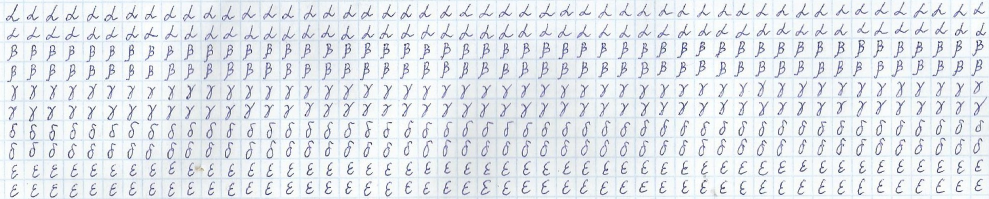
#> input picture NeurNet/ALL_Images/dergach.jpg, 1978 x 397 px, found by its file name (shown at 1/2 size)
$ jupyter execute Script_split.ipynb
#> lines starting #> are read from the running program, lines starting #| are printed output that depends on the picture
## Импортируем библиотеки

[cell 1]
import cv2
import numpy as np
import matplotlib
from matplotlib import pyplot as plt
matplotlib.rcParams['figure.figsize'] = (10,10)

## Импортируем изображение

[cell 2]
im = cv2.imread("/Users/dmitry/dergach.jpg")
#> im is the input picture: shape (397, 1978, 3); mean B, G, R 236.6, 231.3, 226.8

plt.imshow(im)

print("Размер изображения:", str(im.shape[0]) + 'x' + str(im.shape[1]))
#| Размер изображения: 397x1978

На изображении 50 колонок и 10 строка. По 2 строкb на каждый из классов.

Будем брать изображения по 32 пикселя.

[cell 3]
step = 32
line_num = 50
col_num = 10

step_by_class = 5

classes = ['A', 'B', 'D', 'E','G']

## Изменим размер изображения

[cell 4]
need_height = col_num*step
print("Необходимый размер в высоту:", need_height)

need_weight = line_num*step
print("Необходимый размер в ширину:", need_weight)

resized = cv2.resize(im, (need_weight, need_height), interpolation = cv2.INTER_AREA)
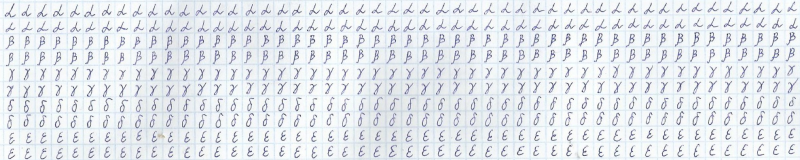
#> resized: shape (320, 1600, 3) (shown at 1/2 size); mean B, G, R 236.6, 231.3, 226.8

plt.imshow(resized)

print("Размер изображения:", str(resized.shape[0]) + 'x' + str(resized.shape[1]))
#| Размер изображения: 320x1600

plt.imshow(resized[1:step-1, 1:step-1])
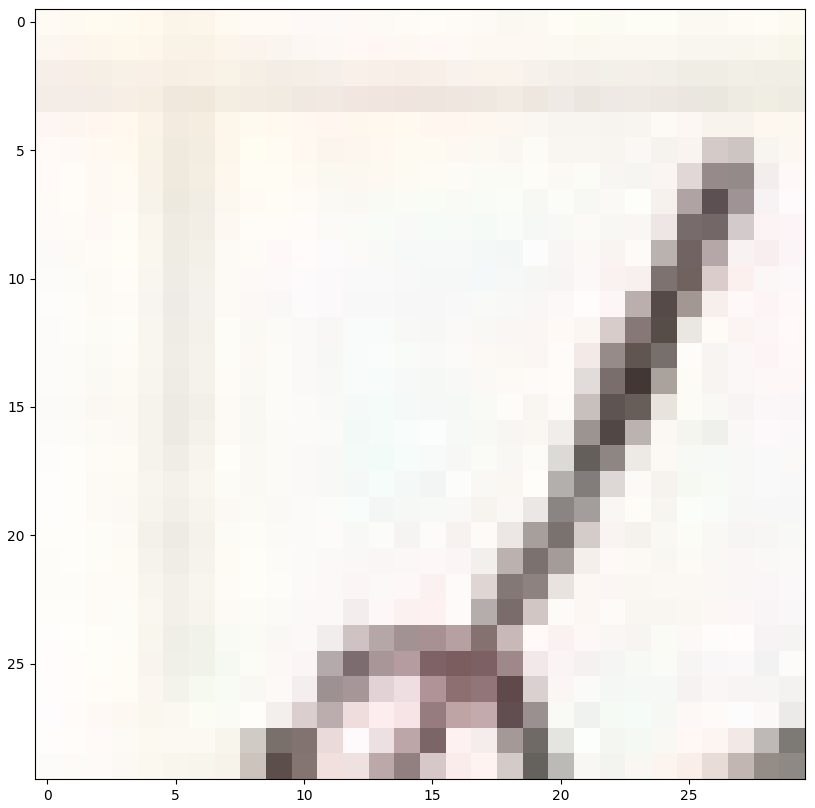
#> figure drawn by matplotlib, 1 panel; B, G, R data is drawn as R, G, B

## Вырежем изображения

[cell 5]
plt.imshow(resized[1:step-1, 1:step-1])


for n in np.arange(len(classes)):
    for i in np.arange(n * step * step_by_class, (n + 1) * step * step_by_class, step):
        for j in np.arange(0, need_weight, step):
            cut = resized[i + 1 : i + step - 1, j + 1 : j + step - 1]
            cv2.imwrite("/Users/dmitry/dergach/" + classes[n] + "/img_" + str(i//step) + "x" + str(j//step) + ".jpg", cut)
#> this loop made 5 passes
#> pass 1, `cv2.imwrite("/Users/dmitry/dergach/" + classes[n] + "/img_" + str(i//s..`:
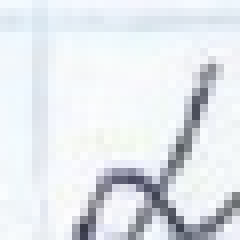
#> saved as img_0x3.jpg: shape (30, 30, 3) (shown 8 times larger); mean B, G, R 236, 231.2, 226.7

## Первый датасет готов!

Сделаем операции аналогичные первому датасету

[cell 6]
im = cv2.imread("/Users/dmitry/moskalenko.jpg")
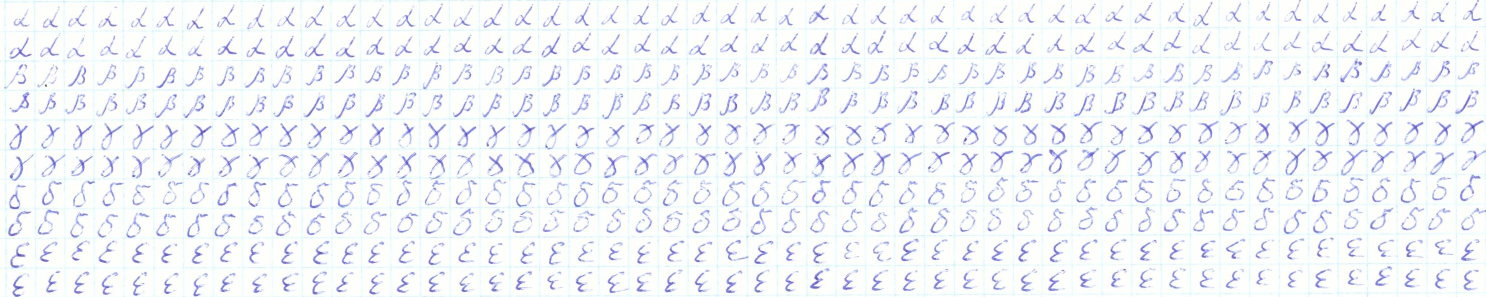
#> input picture NeurNet/ALL_Images/moskalenko.jpg, 2972 x 594 px, found by its file name (shown at 1/2 size)
#> im is the input picture: shape (594, 2972, 3); mean B, G, R 248.7, 244.6, 241.7

plt.imshow(im)

print("Размер изображения:", str(im.shape[0]) + 'x' + str(im.shape[1]))
#| Размер изображения: 594x2972

На изображении 50 колонок и 10 строка. По 2 строкb на каждый из классов.

Будем брать изображения по 32 пикселя.

[cell 7]
step = 32
line_num = 50
col_num = 10

step_by_class = 2

classes = ['A', 'B', 'D', 'E', 'G']

[cell 8]
need_height = col_num*step
print("Необходимый размер в высоту:", need_height)


need_weight = line_num*step
print("Необходимый размер в ширину:", need_weight)


resized = cv2.resize(im, (need_weight, need_height), interpolation = cv2.INTER_AREA)

plt.imshow(resized)

print("Размер изображения:", str(resized.shape[0]) + 'x' + str(resized.shape[1]))
#| Размер изображения: 320x1600

[cell 9]
plt.imshow(resized[0:step, 0:step])

for n in np.arange(len(classes)):
    for i in np.arange(n * step * step_by_class, (n + 1) * step * step_by_class, step):
        for j in np.arange(0, need_weight, step):
            cut = resized[i : i + step, j : j + step]
            cv2.imwrite("/Users/dmitry/moskalenko/" + classes[n] + "/img_" + str(i//step) + "x" + str(j//step) + ".jpg", cut)
#> this loop made 5 passes
#> pass 1, `cv2.imwrite("/Users/dmitry/moskalenko/" + classes[n] + "/img_" + str(i..`:
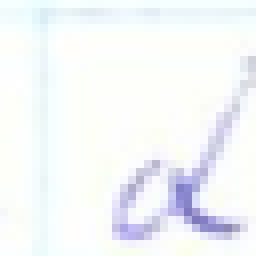
#> saved as img_0x1.jpg: shape (32, 32, 3) (shown 8 times larger); mean B, G, R 249, 246.8, 244.2

## Второй датасет готов!

Сделаем операции аналогичные первому и второму датасету

[cell 10]
im = cv2.imread("/Users/dmitry/shornikov.jpg")
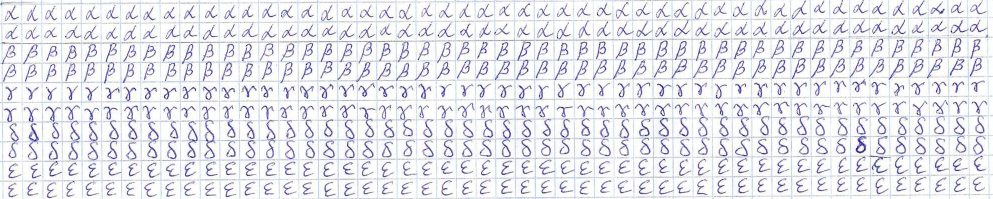
#> input picture NeurNet/ALL_Images/shornikov.jpg, 1985 x 398 px, found by its file name (shown at 1/2 size)
#> im is the input picture: shape (398, 1985, 3); mean B, G, R 235.5, 229.3, 228.9

plt.imshow(im)

print("Размер изображения:", str(im.shape[0]) + 'x' + str(im.shape[1]))
#| Размер изображения: 398x1985

На изображении 50 колонок и 10 строка. По 2 строкb на каждый из классов.

Будем брать изображения по 32 пикселя.

[cell 11]
step = 32
line_num = 50
col_num = 10

step_by_class = 2

classes = ['A', 'B', 'D', 'E','G']

[cell 12]
plt.imshow(resized[0:step, 0:step])


for n in np.arange(len(classes)):
    for i in np.arange(n * step * step_by_class, (n + 1) * step * step_by_class, step):
        for j in np.arange(0, need_weight, step):
            cut = resized[i : i + step, j : j + step]
            cv2.imwrite("/Users/dmitry/shornikov/" + classes[n] + "/img_" + str(i//step) + "x" + str(j//step) + ".jpg", cut)
#> this loop made 5 passes
#> pass 1, `cv2.imwrite("/Users/dmitry/shornikov/" + classes[n] + "/img_" + str(i/..`:
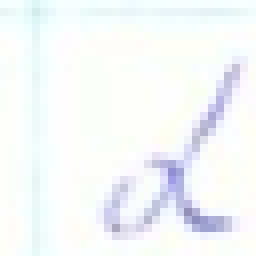
#> saved as img_0x4.jpg: shape (32, 32, 3) (shown 8 times larger); mean B, G, R 249.4, 247.9, 245.2
#> pass 1, `cv2.imwrite("/Users/dmitry/shornikov/" + classes[n] + "/img_" + str(i/..`:
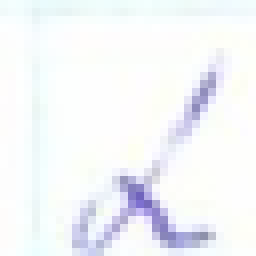
#> saved as img_0x6.jpg: shape (32, 32, 3) (shown 8 times larger); mean B, G, R 249, 246.1, 243.8
#> pass 1, `cv2.imwrite("/Users/dmitry/shornikov/" + classes[n] + "/img_" + str(i/..`:
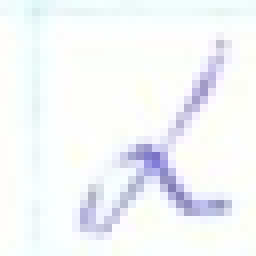
#> saved as img_0x7.jpg: shape (32, 32, 3) (shown 8 times larger); mean B, G, R 248.7, 246.3, 244

[cell 13]
need_height = col_num*step
print("Необходимый размер в высоту:", need_height)

need_weight = line_num*step
print("Необходимый размер в ширину:", need_weight)

resized = cv2.resize(im, (need_weight, need_height), interpolation = cv2.INTER_AREA)
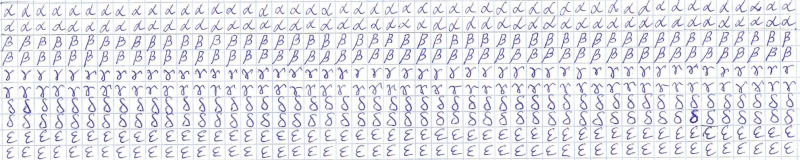
#> resized: shape (320, 1600, 3) (shown at 1/2 size); mean B, G, R 235.5, 229.3, 228.9


plt.imshow(resized)

print("Размер изображения:", str(resized.shape[0]) + 'x' + str(resized.shape[1]))
#| Размер изображения: 320x1600
